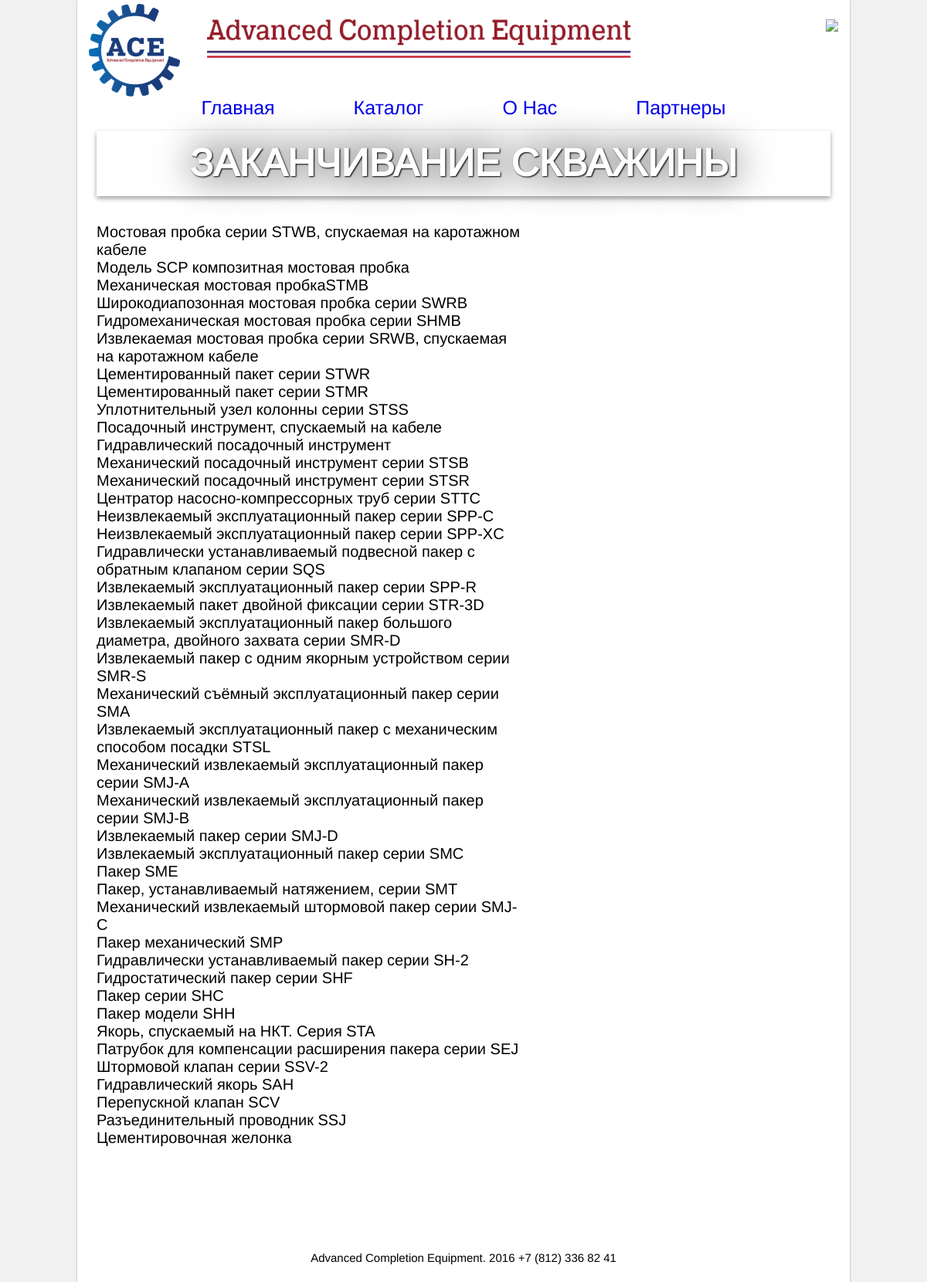
The app's page /catalog/1 with its own data.
### main/models.py (models this page shows, shortened)
class Category(models.Model):
	title = models.CharField(max_length=300, unique=True)
	class Meta:
		verbose_name = 'Категория'
		verbose_name_plural = 'Категории'

class Product(models.Model):
	title = models.CharField(max_length=300, verbose_name="Название")
	category = models.ForeignKey(Category)
	desctiption = RedactorField(max_length=3000, verbose_name="Описание")
	text = RedactorField(max_length=3000, verbose_name="Особенности")
	image = models.ImageField(upload_to='images/')
	class Meta:
		verbose_name = 'Продукт'
		verbose_name_plural = 'Продукты'
	def __str__(self):
		return '{}'.format(self.title)
	def admin_thumbnail(self):
		return u'<img src="{0}" height="300px"/>'.format(self.image.url)
	admin_thumbnail.short_description = 'Thumbnail'
	admin_thumbnail.allow_tags = True

### main/views.py (the view)
# urls.py: url(r'^catalog/([0-9]+)', product_list, name='product_list'),
def product_list(request, category_id):
	category = Category.objects.get(id=category_id)
	ps = Product.objects.filter(category__id=category_id)
	return render_to_response('product_list.html', context={'products' : ps,  'category_id':category_id, 'category':category})

### templates/product_list.html (shortened to what this page needs)
{% extends 'base.html' %}
{% load static %}
{% block content%}
		<div class="content">
			<main class="main-index">
				<nav class="nav">
					<a href="{% url 'index' %}">
						Главная
					</a>
					<a href="{% url 'catalog' %}">
						Каталог
					</a>
					<a href="{% url 'about' %}">
						О Нас
					</a>
					<a href="{% url 'catalog' %}">
						Партнеры
					</a>
				</nav>
				<div class="banner banner--second-narrow banner--product-list">
					<h1>{{category.title}}</h1>
				</div>
				<div class="product-list">
					<div class="product-list__list">
						{% for p in products %}
							<a  class="product-link" href="{% url 'product' p.id %}" data-image="{{p.image.url}}">{{p}}</a>
							<br/>
						{% endfor %}
					</div>
				</div>
			</main>
		</div>
{% endblock %}

### static/css/styles.css (style rules this page uses)
body, html { height: 100%; }
body { font-family: Arimo; margin: 0; padding: 0; background-color: #f1f1f1; }
p, h1,h2,h3,h4,h5,h6,ul,li { margin: 0; padding: 0; }
* { box-sizing: border-box; }
.content { min-height: 100%; }
.header, .main-index, .footer { background-color: #fff; }
.header, .main-index { margin-right: auto; margin-left: auto; }
.main-index { display: block; padding: 5px 25px 25px 25px; }
.banner { display: block; height: 250px; background-image: url("../img/banner-black.jpg"); background-size: cover; box-shadow: 0 3px 6px rgba(0,0,0,0.16), 0 3px 6px rgba(0,0,0,0.23); text-shadow: 1px 1px 2px black, 0 0 1em #000; }
.banner--second-narrow { height:85px; }
.banner--product-list h1 { font-size: 50px; line-height: 85px; color: #fff; text-align: center; text-transform: uppercase; text-shadow: 1px 1px 2px black, 0 0 1em #000; }
.nav { margin-bottom: 15px; text-align: center; }
.nav a { font-size: 25px; text-decoration: none; margin-right: 10%; }
.nav a:last-child { margin-right: 0; }
.product-list { overflow:hidden; padding-top: 35px; margin-bottom: 80px; }
.product-list__list { width: 550px; font-size: 20px; float: left; }
.product-link { text-decoration: none; color: #000; }

### records on screen
Category: title "ЗАКАНЧИВАНИЕ СКВАЖИНЫ"
Product: title "Мостовая пробка серии STWB, спускаемая на каротажном кабеле"
Product: title "Модель SCP композитная мостовая пробка"
Product: title "Механическая мостовая пробкаSTMB"
Product: title "Широкодиапозонная мостовая пробка серии SWRB"
Product: title "Гидромеханическая мостовая пробка серии SHMB"
Product: title "Извлекаемая мостовая пробка серии SRWB, спускаемая на каротажном кабеле"
Product: title "Цементированный пакет серии STWR"
Product: title "Цементированный пакет серии STMR"
Product: title "Уплотнительный узел колонны серии STSS"
Product: title "Посадочный инструмент, спускаемый на кабеле"
Product: title "Гидравлический посадочный инструмент"
Product: title "Механический посадочный инструмент серии STSB"
Product: title "Механический посадочный инструмент серии STSR"
Product: title "Центратор насосно-компрессорных труб серии STTC"
Product: title "Неизвлекаемый эксплуатационный пакер серии SPP-C"
Product: title "Неизвлекаемый эксплуатационный пакер серии SPP-XC"
Product: title "Гидравлически устанавливаемый подвесной пакер с обратным клапаном серии SQS"
Product: title "Извлекаемый эксплуатационный пакер серии SPP-R"
Product: title "Извлекаемый пакет двойной фиксации серии STR-3D"
Product: title "Извлекаемый эксплуатационный пакер большого диаметра, двойного захвата серии SMR-D"
Product: title "Извлекаемый пакер с одним якорным устройством серии SMR-S"
Product: title "Механический съёмный эксплуатационный пакер серии SMA"
Product: title "Извлекаемый эксплуатационный пакер с механическим способом посадки STSL"
Product: title "Механический извлекаемый эксплуатационный пакер серии SMJ-A"
Product: title "Механический извлекаемый эксплуатационный пакер серии SMJ-В"
Product: title "Извлекаемый пакер серии SMJ-D"
Product: title "Извлекаемый эксплуатационный пакер серии SMC"
Product: title "Пакер SME"
Product: title "Пакер, устанавливаемый натяжением, серии SMT"
Product: title "Механический извлекаемый штормовой пакер серии SMJ-C"
Product: title "Пакер механический SMP"
Product: title "Гидравлически устанавливаемый пакер серии SH-2"
Product: title "Гидростатический пакер серии SHF"
Product: title "Пакер серии SHC"
Product: title "Пакер модели SHH"
Product: title "Якорь, спускаемый на НКТ. Серия STA"
Product: title "Патрубок для компенсации расширения пакера серии SEJ"
Product: title "Штормовой клапан серии SSV-2"
Product: title "Гидравлический якорь SAH"
Product: title "Перепускной клапан SCV"
Product: title "Разъединительный проводник SSJ"
Product: title "Цементировочная желонка"
